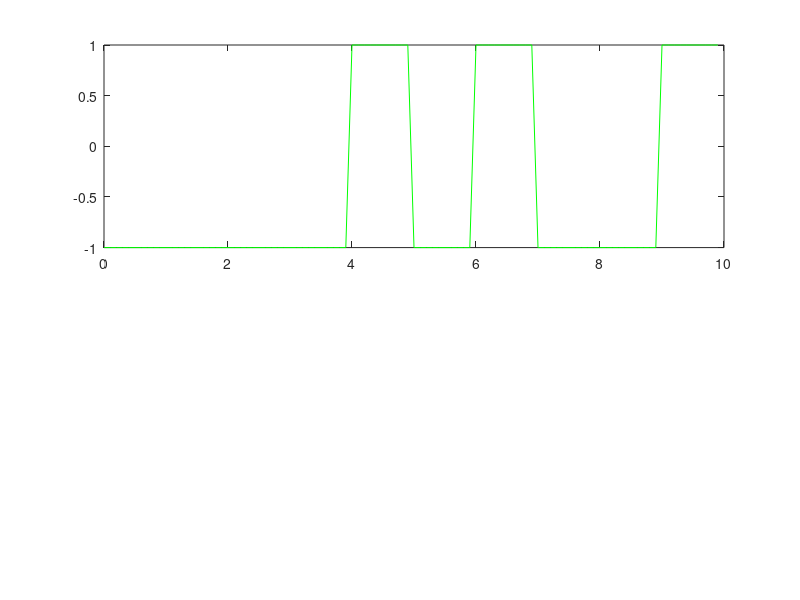

Reproduce this figure in MATLAB. (Note: this script raises an error after producing the figure.)
%Connor Hughes
%CH E 152B
%HW 5

%% Exercise 11
clear, clc, close all;
load data-exercise-siso-1
figure
subplot(2, 1, 1)
plot(tsim, u, 'g')
ax = gca;
ax.FontSize = 20;
xlabel('time')
ylabel('u')
ylim([-1.2, 1.2])
lgd = legend('Input Signal');
lgd.FontSize = 14;
subplot(2, 1, 2)
scatter(tsim, ym, 'Marker', '.', 'MarkerEdgeColor', 'r')
ax = gca;
ax.FontSize = 20;
xlabel('time')
ylabel('y')
hold on

dat = iddata(ym', u', 0.1);
% sys = tfest(dat, 1);
%[pv1, pvsd1] = getpvec(sys)
sys = tfest(dat, 2);
[pv2, pvsd2] = getpvec(sys)
% sys = tfest(dat, 3);
% [pv3, pvsd3] = getpvec(sys)
% sys = tfest(dat, 4);
% [pv4, pvsd4] = getpvec(sys)

yest = lsim(sys, u, tsim)
plot(tsim, yest, 'b')
lgd = legend('Measured Response', 'Model Response');
lgd.FontSize = 14;

figure
sys_tf = tf(sys.Numerator, sys.Denominator);
step(sys_tf)
ax = gca;
ax.FontSize = 20;
ylabel('Amplitude', 'FontSize', 20)
xlabel('Time', 'FontSize', 20)
title('Step Response', 'FontSize', 20)

%% Exercise 12
clear, clc, close all;
load data-exercise-siso-2
figure
subplot(2, 1, 1)
plot(tsim, u, 'g')
ax = gca;
ax.FontSize = 20;
xlabel('time')
ylabel('u')
ylim([-1.2, 1.2])
lgd = legend('Input Signal');
lgd.FontSize = 14;
subplot(2, 1, 2)
scatter(tsim, ym, 'Marker', '.', 'MarkerEdgeColor', 'r')
ax = gca;
ax.FontSize = 20;
xlabel('time')
ylabel('y')
hold on

dat = iddata(ym', u', 0.5);
sys = tfest(dat, 1, 0, NaN);
[pv1, pvsd1] = getpvec(sys)
% sys = tfest(dat, 2);
% [pv2, pvsd2] = getpvec(sys)
% sys = tfest(dat, 3);
% [pv3, pvsd3] = getpvec(sys)
% sys = tfest(dat, 4);
% [pv4, pvsd4] = getpvec(sys)

yest = lsim(sys, u, tsim);
plot(tsim, yest, 'b')
lgd = legend('Measured Response', 'Model Response');
lgd.FontSize = 14;

figure
sys_tf = tf(sys.Numerator, sys.Denominator);
step(sys_tf)
ax = gca;
ax.FontSize = 20;
ylabel('Amplitude', 'FontSize', 20)
xlabel('Time', 'FontSize', 20)
title('Step Response', 'FontSize', 20)

%% Exercise 13
clear, clc, close all;
load data-exercise-mimo.mat
figure
subplot(2, 2, 1)
plot(tsim, u(1, :), 'g')
ylabel('u_1')
xlabel('time')
ylim([-1.2, 1.2])
ax = gca
ax.FontSize = 20;
subplot(2, 2, 3)
plot(tsim, u(2, :), 'g')
ylabel('u_2')
xlabel('time')
ylim([-1.2, 1.2])
ax = gca
ax.FontSize = 20;
subplot(2, 2, 2)
scatter(tsim, ym(1, :), 'Marker', '.', 'MarkerEdgeColor', 'r')
ylabel('y_1')
xlabel('time')
hold on
ax = gca
ax.FontSize = 20;
subplot(2, 2, 4)
scatter(tsim, ym(2, :), 'Marker', '.', 'MarkerEdgeColor', 'r')
ylabel('y_2')
xlabel('time')
ax = gca
ax.FontSize = 20;
hold on

id = iddata(ym', u', 0.1)
Gsys = tfest(id, 1)


%figure
G = ssest(id, 2);
L = lsim(Gsys, u, tsim);
subplot(2, 2, 2)
plot(tsim, L(:, 1), 'b')
subplot(2, 2, 4)
plot(tsim, L(:, 2), 'b')

figure
step(Gsys)



